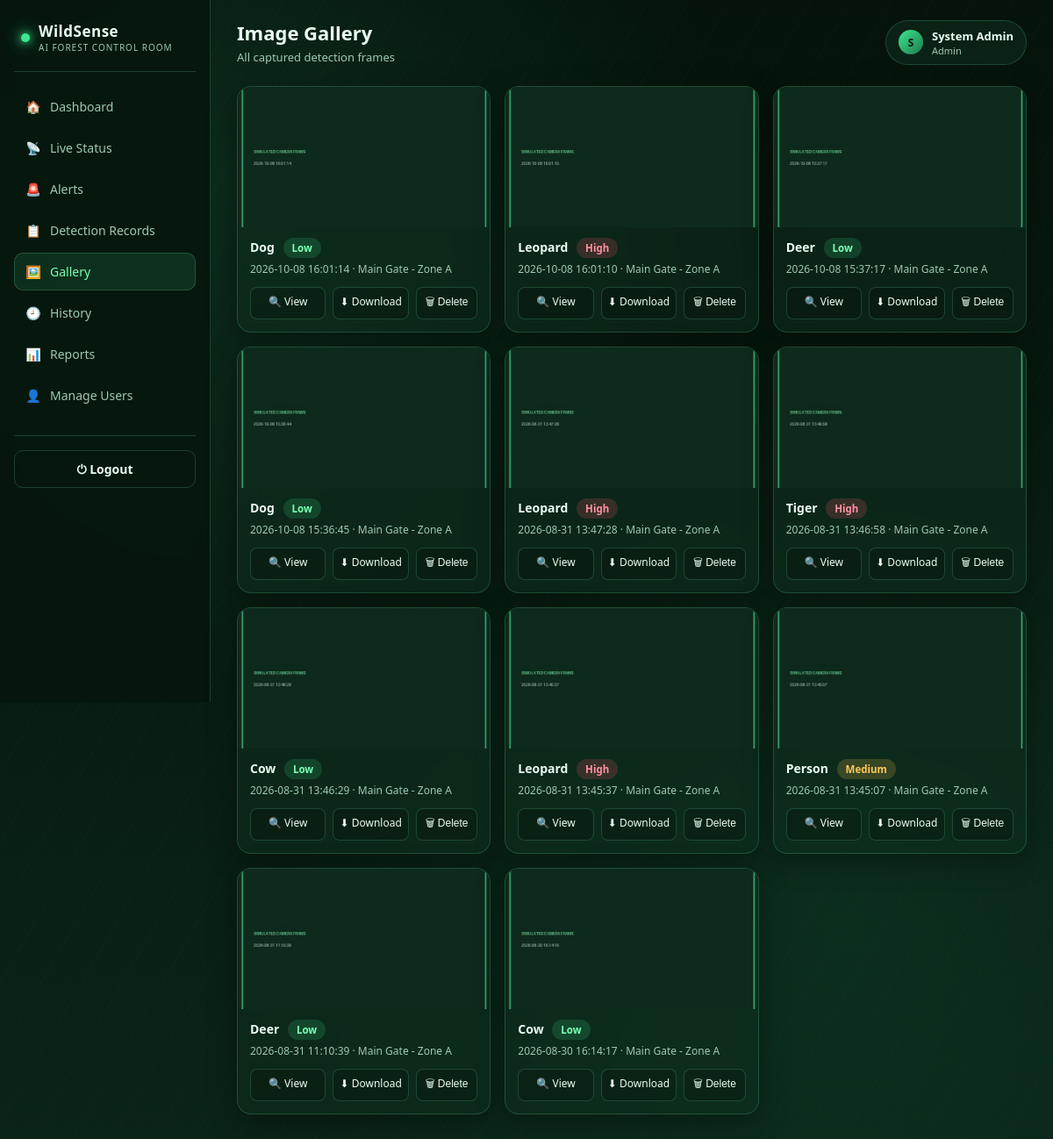
Screenshot of /gallery (signed in) with the database file from the repository.
### tables this page shows
CREATE TABLE detections (
            id INTEGER PRIMARY KEY AUTOINCREMENT,
            animal_name TEXT NOT NULL,
            confidence REAL NOT NULL,
            date_time TEXT NOT NULL,
            image_name TEXT NOT NULL,
            location TEXT NOT NULL,
            threat_level TEXT NOT NULL DEFAULT 'Low'
        );

### app.py (the view)
@app.route("/gallery")
@login_required
def gallery():
    rows = db.get_all_detections()
    return render_template("gallery.html", rows=rows, active="gallery")

### app.py (called while the page is built)
def login_required(f):
    @wraps(f)
    def wrapper(*args, **kwargs):
        if "user_id" not in session:
            return redirect(url_for("login"))
        return f(*args, **kwargs)
    return wrapper

### database.py (called while the page is built)
def get_db():
    conn = sqlite3.connect(DB_NAME)
    conn.row_factory = sqlite3.Row
    return conn

def get_all_detections():
    conn = get_db()
    rows = conn.execute("SELECT * FROM detections ORDER BY id DESC").fetchall()
    conn.close()
    return rows

### templates/gallery.html (shortened to what this page needs)
{% extends "base.html" %}
{% block page_title %}Image Gallery{% endblock %}
{% block page_sub %}All captured detection frames{% endblock %}
{% block content %}
{% if rows %}
<div class="gallery-grid">
  {% for r in rows %}
  <div class="glass gallery-card">
    <a href="{{ url_for('static', filename='images/detections/' ~ r.image_name) }}" target="_blank">
      <img src="{{ url_for('static', filename='images/detections/' ~ r.image_name) }}" alt="{{ r.animal_name }}">
    </a>
    <div class="meta">
      <h4>{{ r.animal_name }} <span class="badge {{ r.threat_level }}" style="margin-left:6px;">{{ r.threat_level }}</span></h4>
      <p>{{ r.date_time }} · {{ r.location }}</p>
    </div>
    <div class="actions">
      <a href="{{ url_for('static', filename='images/detections/' ~ r.image_name) }}" target="_blank">🔍 View</a>
      <a href="{{ url_for('static', filename='images/detections/' ~ r.image_name) }}" download>⬇ Download</a>
      <form method="POST" action="{{ url_for('gallery_delete', image_name=r.image_name) }}" onsubmit="return confirm('Delete this image?');" style="flex:1;">
        <button type="submit" style="width:100%;">🗑 Delete</button>
      </form>
    </div>
  </div>
  {% endfor %}
</div>
{% else %}
<div class="glass empty-state">
  <div class="ic">🖼️</div>
  No images captured yet.
</div>
{% endif %}
{% endblock %}

### templates/base.html (shortened to what this page needs)
<!DOCTYPE html>
<html lang="en">
<head>
<link rel="stylesheet" href="{{ url_for('static', filename='css/style.css') }}">
</head>
<body>
<div class="app-shell">
  <aside class="sidebar">
    <div class="brand">
      <div class="dot"></div>
      <div>
        <h1>WildSense</h1>
        <span>AI FOREST CONTROL ROOM</span>
      </div>
    </div>
    <nav>
      <a class="nav-link {% if active=='dashboard' %}active{% endif %}" href="{{ url_for('dashboard') }}"><span class="ic">🏠</span> Dashboard</a>
      <a class="nav-link {% if active=='live_status' %}active{% endif %}" href="{{ url_for('live_status') }}"><span class="ic">📡</span> Live Status</a>
      <a class="nav-link {% if active=='alerts' %}active{% endif %}" href="{{ url_for('alerts') }}"><span class="ic">🚨</span> Alerts</a>
      <a class="nav-link {% if active=='records' %}active{% endif %}" href="{{ url_for('records') }}"><span class="ic">📋</span> Detection Records</a>
      <a class="nav-link {% if active=='gallery' %}active{% endif %}" href="{{ url_for('gallery') }}"><span class="ic">🖼️</span> Gallery</a>
      <a class="nav-link {% if active=='history' %}active{% endif %}" href="{{ url_for('history') }}"><span class="ic">🕘</span> History</a>
      <a class="nav-link {% if active=='reports' %}active{% endif %}" href="{{ url_for('reports') }}"><span class="ic">📊</span> Reports</a>
      {% if session.get('role') == 'admin' %}
      <a class="nav-link {% if active=='register' %}active{% endif %}" href="{{ url_for('register') }}"><span class="ic">👤</span> Manage Users</a>
      {% endif %}
    </nav>
    <div class="logout-box">
      <a class="btn btn-ghost" href="{{ url_for('logout') }}">⏻ Logout</a>
    </div>
  </aside>
  <main class="main">
    <div class="topbar">
      <div>
        <h2>{% block page_title %}Dashboard{% endblock %}</h2>
        <p>{% block page_sub %}Overview of wildlife activity{% endblock %}</p>
      </div>
      <div class="user-chip">
        <div class="avatar">{{ session.get('fullname','U')[0]|upper }}</div>
        <div>
          <div style="font-weight:600;">{{ session.get('fullname','User') }}</div>
          <div style="font-size:11px; color: var(--text-dim); text-transform:capitalize;">{{ session.get('role','user') }}</div>
        </div>
      </div>
    </div>
    {% block content %}{% endblock %}
  </main>
</div>
</body>
</html>

### rows the page displays
detections: image_name (picture), animal_name "Dog", threat_level "Low", date_time "2026-10-08 16:01:14", location "Main Gate - Zone A"
detections: image_name (picture), animal_name "Leopard", threat_level "High", date_time "2026-10-08 16:01:10", location "Main Gate - Zone A"
detections: image_name (picture), animal_name "Deer", threat_level "Low", date_time "2026-10-08 15:37:17", location "Main Gate - Zone A"
detections: image_name (picture), animal_name "Dog", threat_level "Low", date_time "2026-10-08 15:36:45", location "Main Gate - Zone A"
detections: image_name (picture), animal_name "Leopard", threat_level "High", date_time "2026-08-31 13:47:28", location "Main Gate - Zone A"
detections: image_name (picture), animal_name "Tiger", threat_level "High", date_time "2026-08-31 13:46:58", location "Main Gate - Zone A"
detections: image_name (picture), animal_name "Cow", threat_level "Low", date_time "2026-08-31 13:46:29", location "Main Gate - Zone A"
detections: image_name (picture), animal_name "Leopard", threat_level "High", date_time "2026-08-31 13:45:37", location "Main Gate - Zone A"
detections: image_name (picture), animal_name "Person", threat_level "Medium", date_time "2026-08-31 13:45:07", location "Main Gate - Zone A"
detections: image_name (picture), animal_name "Deer", threat_level "Low", date_time "2026-08-31 11:10:39", location "Main Gate - Zone A"
detections: image_name (picture), animal_name "Cow", threat_level "Low", date_time "2026-08-30 16:14:17", location "Main Gate - Zone A"

### other values shown
{{ session.get('fullname','U')[0]|upper }} "S"
{{ session.get('fullname','User') }} "System Admin"
{{ session.get('role','user') }} "Admin"
